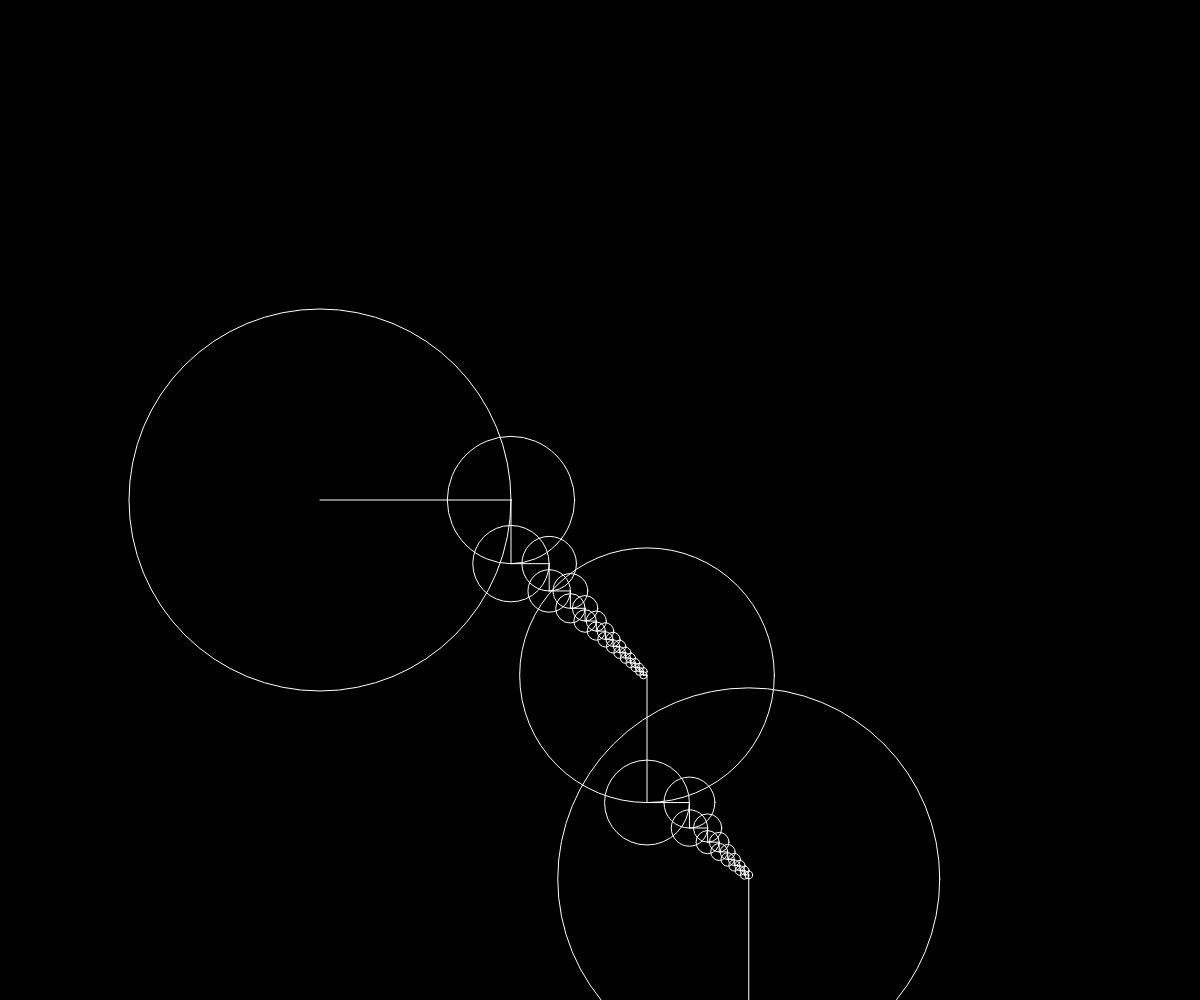
Frame 1 (no input)
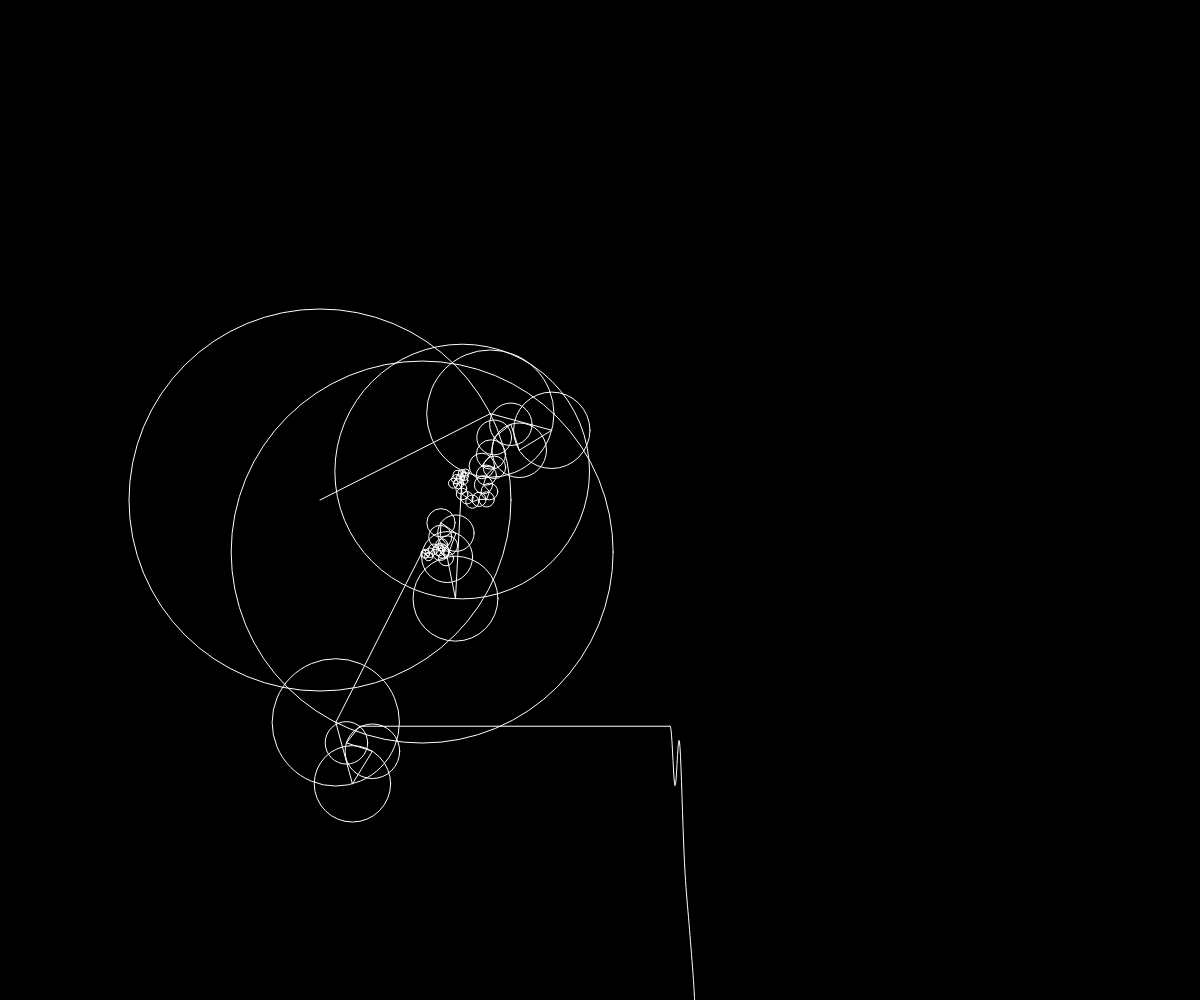
Frame 60 (no input)
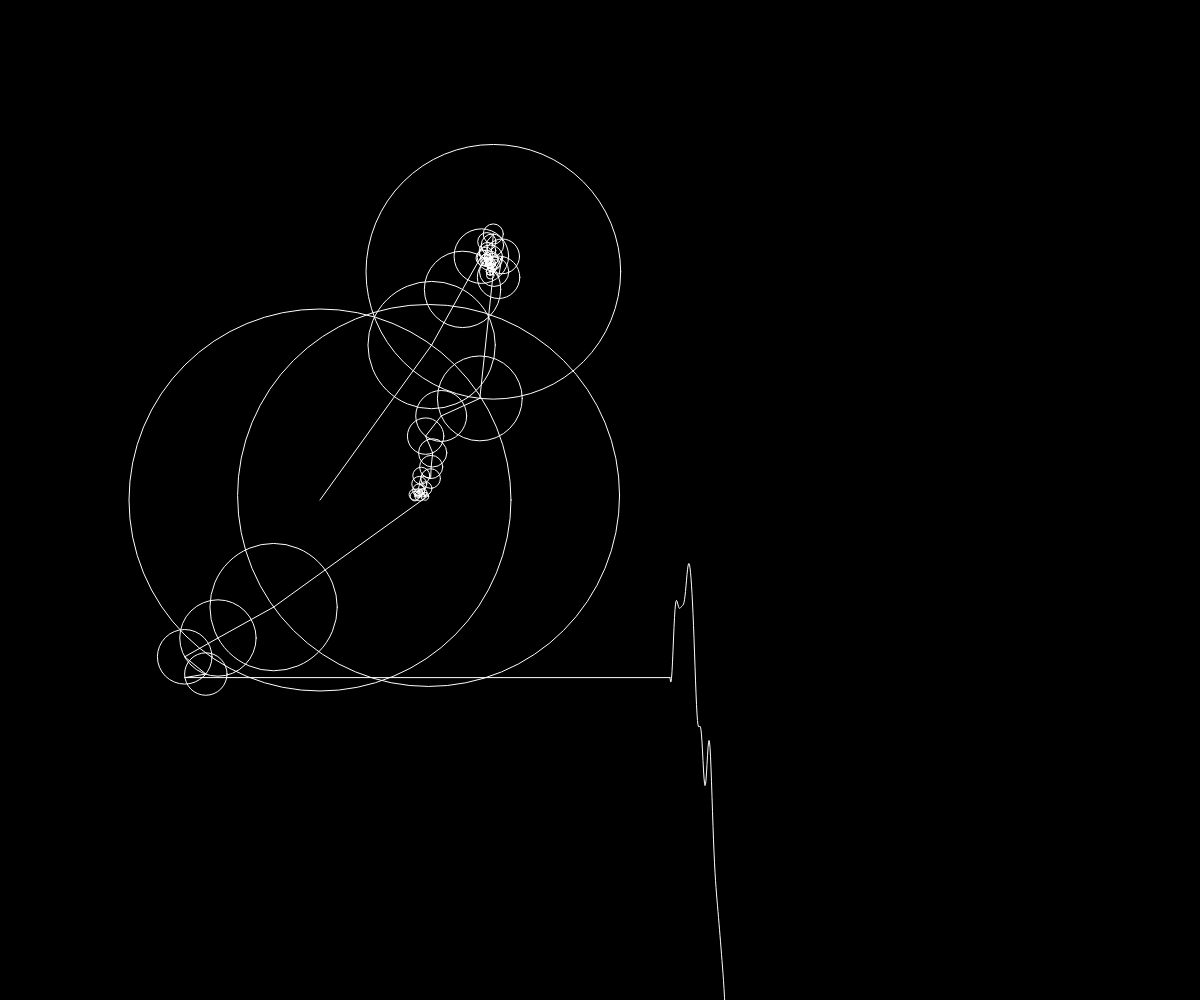
Frame 120 (the mouse pressed at the canvas centre since frame 60)

The p5.js sketch that drew these frames (run headless with seeded random() and noise() and a simulated clock; from frame 60 on, the mouse is pressed at the canvas centre):

// p5.js sketch
// ── sketch.js
let time = 0;
let wave = [];


/**
 * Code is derived from Coding train
 */
function setup() {
  createCanvas(windowWidth, windowHeight);
  stroke(255);
  noFill();
  //frameRate(5)
}

function windowResized() {
  resizeCanvas(windowWidth, windowHeight);
}

function draw() {
  background(0);
  translate(320, windowHeight / 2);
  let x = 0;
  let y = 0;

  for (let i = 0; i < 27; i++) {
    let prevX = x;
    let prevY = y;

    let n = i * 2 + 1
    let radius = 150 * (4 / (n * PI));

    if(i%2==0){
      x += radius * cos(n * time*cos(radius));
      y += radius * sin(n * time*cos(radius));
    }else{
      x += radius * sin(n * time*sin(radius));
      y += radius * cos(n * time*sin(radius));
    }
    ellipse(prevX, prevY, radius * 2)
    line(prevX, prevY, x, y)
  }

  for (let i = 0; i < 17; i++) {
    let prevX = x;
    let prevY = y;

    let n = i * 2 + 1
    let radius = 100 * (4 / (n * PI));

    if(i%2==0){
      x += radius * sin(n * time*cos(radius));
      y += radius * cos(n * time*cos(radius));
    }else{
      x += radius * cos(n * time*sin(radius));
      y += radius * sin(n * time*sin(radius));
    }
    ellipse(prevX, prevY, radius * 2)
    line(prevX, prevY, x, y)
  }

  for (let i = 0; i < 5; i++) {
    let prevX = x;
    let prevY = y;

    let n = i * 2 + 1
    let radius = 150 * (4 / (n * PI));

    if(i%2==0){
      x += radius * sin(n * time*cos(radius));
      y += radius * cos(n * time*cos(radius));
    }else{
      x += radius * cos(n * time*sin(radius));
      y += radius * sin(n * time*sin(radius));
    }
    ellipse(prevX, prevY, radius * 2)
    line(prevX, prevY, x, y)
  }

  //ave.unshift(x);
  wave.unshift(y);
  translate(350, 0)
  line(x - 350, y, 0, wave[0]);
  
  beginShape();
  for (let i = 0; i <= wave.length; i++) {
    vertex(i*0.5, wave[i]);
  }
  endShape();

  time += 0.01;

  if (wave.length > 15) {
    wave.pop;
  }

}
